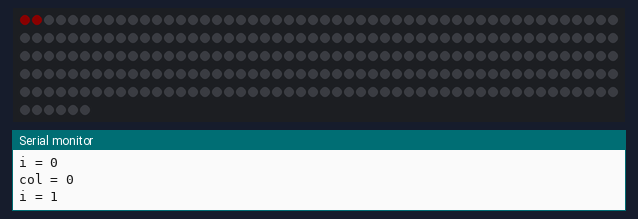
The sketch below on a simulated Arduino MKR. Parts: 256 RGB LEDs in strip order, left to right, continuing on the next row, the last lines printed to the serial monitor. Dim RGB values are drawn brighter than linear.

Above: at 0.16 s.
At 6.95 s:
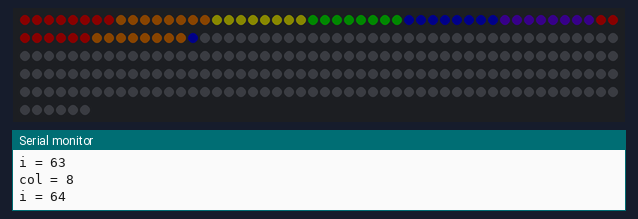
At 13.86 s:
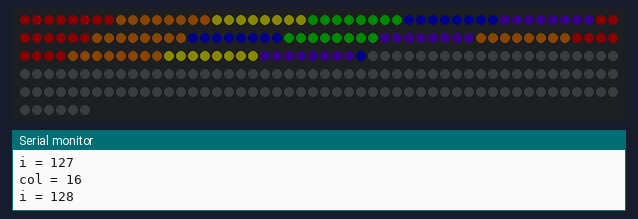
At 20.65 s:
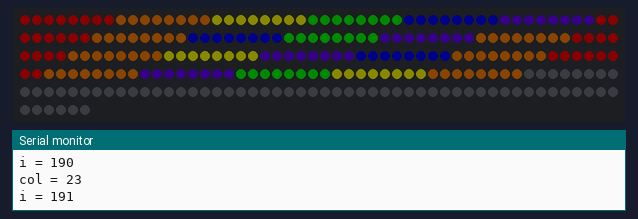
At 27.56 s:
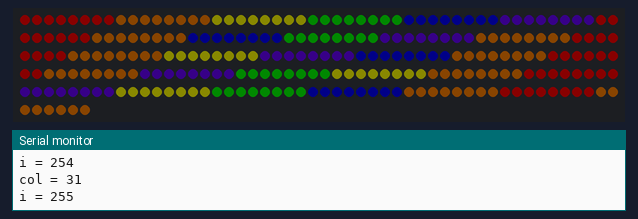
At 39.85 s:
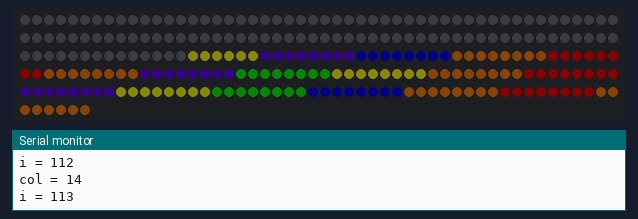

The sketch:

Lesson2A_POGIL1.ino
```cpp
#include <Adafruit_NeoPixel.h>

int numLEDs = 256;
int neoPin = 6;
int i = 0;
bool shouldTurnOff = false;


Adafruit_NeoPixel neo(numLEDs, neoPin);

void setup()
{
  Serial.begin(9600);
  neo.begin();
  neo.setBrightness(10);
  neo.clear();
}

void loop()
{
  int col = i / 8;
  Serial.println("col = " + String(col));

  Serial.println("i = " + String(i));
  uint32_t px = neo.Color(255, 0, 0);
  if (col == 0)
  {
    // RED
    px = neo.Color(255, 0, 0);
  }
  if (col % 1 == 0)
  {
    // ORANGE
    px = neo.Color(255, 128, 0);
  }
  if (col % 2 == 0)
  {
    // YELLOW
    px = neo.Color(255, 247, 0);
  }
  if (col % 3 == 0)
  {
    // GREEN
    px = neo.Color(0, 255, 0);
  }
  if (col % 4 == 0)
  {
    // BLUE
    px = neo.Color(0, 0, 255);
  }
  if (col % 5 == 0)
  {
    // PURPLE
    px = neo.Color(115, 0, 255);
  }
  if (col % 6 == 0)
  {
    // RED
    px = neo.Color(255, 0, 0);
  }
  // Repeat this pattern for every if statement.
  // Change the highlighted number to match the color.

  if (shouldTurnOff == true)
  {
    neo.setPixelColor(i, 0);
  }
  else
  {
    neo.setPixelColor(i, px);
  }
  neo.show();
  delay(100);
  i = i + 1;

  if (i == 256)
  {
    i = 0;
    shouldTurnOff = !shouldTurnOff; // flip bool to opposite
  }
}
```
